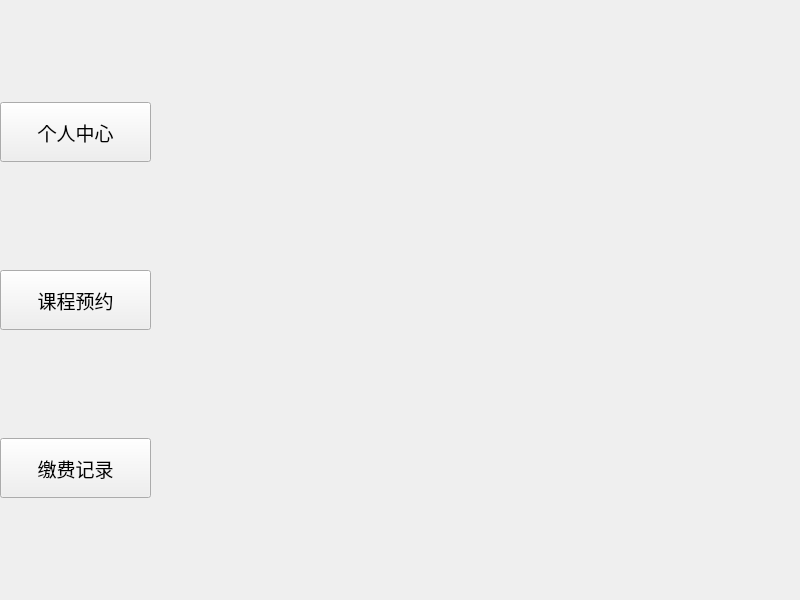
<?xml version="1.0" encoding="UTF-8"?>
<ui version="4.0">
 <class>memberinfo</class>
 <widget class="QWidget" name="memberinfo">
  <property name="geometry">
   <rect>
    <x>0</x>
    <y>0</y>
    <width>800</width>
    <height>600</height>
   </rect>
  </property>
  <property name="windowTitle">
   <string>会员功能</string>
  </property>
  <widget class="QWidget" name="gridLayoutWidget">
   <property name="geometry">
    <rect>
     <x>0</x>
     <y>0</y>
     <width>151</width>
     <height>601</height>
    </rect>
   </property>
   <layout class="QVBoxLayout" name="verticalLayout">
    <item>
     <widget class="QPushButton" name="centerButton">
      <property name="minimumSize">
       <size>
        <width>130</width>
        <height>60</height>
       </size>
      </property>
      <property name="font">
       <font>
        <pointsize>14</pointsize>
       </font>
      </property>
      <property name="text">
       <string>个人中心</string>
      </property>
     </widget>
    </item>
    <item>
     <widget class="QPushButton" name="courseButton">
      <property name="minimumSize">
       <size>
        <width>130</width>
        <height>60</height>
       </size>
      </property>
      <property name="font">
       <font>
        <pointsize>14</pointsize>
       </font>
      </property>
      <property name="text">
       <string>课程预约</string>
      </property>
     </widget>
    </item>
    <item>
     <widget class="QPushButton" name="billButton">
      <property name="minimumSize">
       <size>
        <width>130</width>
        <height>60</height>
       </size>
      </property>
      <property name="font">
       <font>
        <pointsize>14</pointsize>
       </font>
      </property>
      <property name="text">
       <string>缴费记录</string>
      </property>
     </widget>
    </item>
   </layout>
  </widget>
  <widget class="QStackedWidget" name="stackedWidget">
   <property name="geometry">
    <rect>
     <x>160</x>
     <y>0</y>
     <width>650</width>
     <height>600</height>
    </rect>
   </property>
   <property name="currentIndex">
    <number>-1</number>
   </property>
  </widget>
 </widget>
 <resources/>
 <connections/>
</ui>
